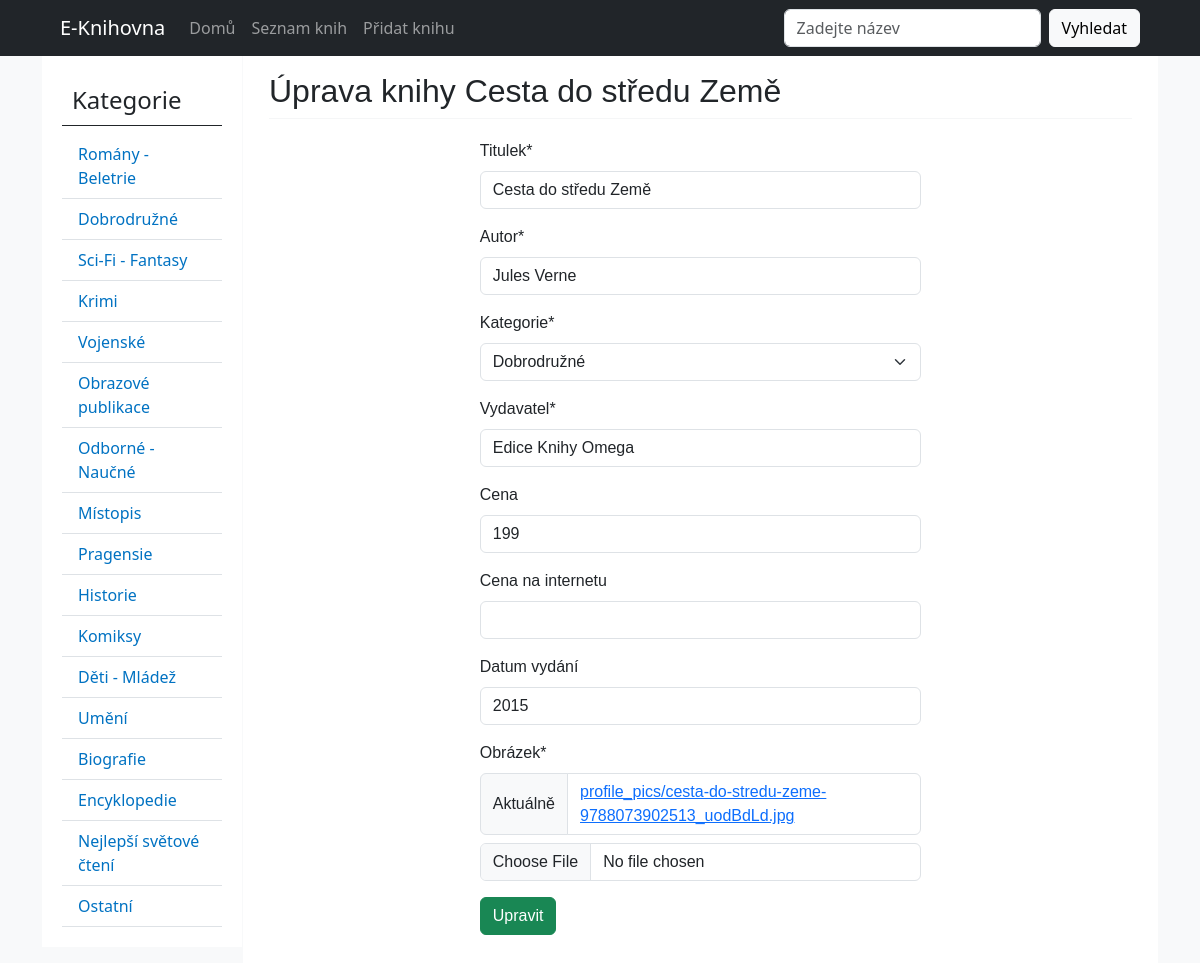
The app's page /2/uprava/ with its own data.
### polls/models.py (models this page shows, shortened)
class Book(models.Model):
    ROMANCE = "Romány - Beletrie"
    ADVENTURE = "Dobrodružné"
    SCIFI = "Sci-Fi - Fantasy"
    CRIMI = "Krimi"
    MILITARY = "Vojenské"
    PIC_PUBLICATION = "Obrazové publikace"
    SPECIALIZED = "Odborné - Naučné"
    LOCAL_NAMES = "Místopis"
    PRAGENSIA = "Pragensie"
    HISTORY = "Historie"
    COMICS = "Komiksy"
    CHILDREN = "Děti - Mládež"
    ART = "Umění"
    BIOGRAPHY = "Biografie"
    ENCYCLOPEDIA = "Encyklopedie"
    BEST_READ = "Nejlepší světové čtení"
    OTHER = "Ostatní"
    GENRE_CHOICES = [
        (ROMANCE, "Romány - Beletrie"),
        (ADVENTURE, "Dobrodružné"),
        (SCIFI, "Sci-Fi - Fantasy"),
        (CRIMI, "Krimi"),
        (MILITARY, "Vojenské"),
        (PIC_PUBLICATION, "Obrazové publikace"),
        (SPECIALIZED, "Odborné - Naučné"),
        (LOCAL_NAMES, "Místopis"),
        (PRAGENSIA, "Pragensie"),
        (HISTORY, "Historie"),
        (COMICS, "Komiksy"),
        (CHILDREN, "Děti - Mládež"),
        (ART, "Umění"),
        (BIOGRAPHY, "Biografie"),
        (ENCYCLOPEDIA, "Encyklopedie"),
        (BEST_READ, "Nejlepší světové čtení"),
        (OTHER, "Ostatní"),
    ]
    title = models.CharField(max_length=200)
    author = models.CharField(max_length=200)
    genre = models.CharField(max_length=200, choices=GENRE_CHOICES)
    publisher = models.CharField(max_length=200)
    price = models.IntegerField(null=True, blank=True)
    web_price = models.IntegerField(null=True, blank=True)
    pub_date = models.IntegerField(null=True, blank=True)
    up_date = models.DateTimeField("date uploaded", default=timezone.now)
    image = models.ImageField(default="profile_pics/default.jpg", upload_to="profile_pics")

### polls/views.py (the view, shortened to what this page needs)
# urls.py: path("<int:pk>/uprava/", BookUpdateView.as_view(), name="book-update"),
class BookUpdateView(UpdateView):
    model = Book
    form_class = BookUpdateForm
    template_name_suffix = "_update_form"
    def get_context_data(self, **kwargs):
        context = super().get_context_data(**kwargs)
        context["title"] = "Upravit knihu"
        context["genre_choices"] = Book.GENRE_CHOICES
        return context

### polls/forms.py
class BookUpdateForm(forms.ModelForm):
    class Meta:
        model = Book
        fields = [
            "title",
            "author",
            "genre",
            "publisher",
            "price",
            "web_price",
            "pub_date",
            "image",
        ]
        labels = {
            "title": "Titulek",
            "author": "Autor",
            "genre": "Kategorie",
            "publisher": "Vydavatel",
            "price": "Cena",
            "web_price": "Cena na internetu",
            "pub_date": "Datum vydání",
            "image": "Obrázek",
        }

### polls/templates/polls/book_update_form.html (shortened to what this page needs)
{% extends 'polls/base.html' %}
{% load crispy_forms_tags %}
{% block content %}
    <article class="containerr bg-body p-3">
        <header class="container-header">
            <h2>Úprava knihy {{ object.title }} </h2>
        </header>
        <section class="w-50 m-auto">
            <form method="POST" enctype="multipart/form-data">
                {{ form|crispy }}
                <div class="from-group my-3">
                    <button class="btn btn-success" type="submit">Upravit</button>
                </div>
            </form>
        </section>
    </article>
{% endblock %}

### polls/static/polls/style.css (style rules this page uses)
body { font-family: sans-serif; }
.container-header { border-bottom: 1px solid #f5f6f7; margin: 0 10px 20px 10px; }
.containerr { background: #ffffff; padding: 10px 20px; font-family: sans-serif; margin-left: 201px; }

### records on screen
Book: title "Cesta do středu Země", author "Jules Verne", genre "Dobrodružné", publisher "Edice Knihy Omega", price "199", pub_date "2015"

### other values on screen
{{ genre_label }} "Romány - Beletrie" "Dobrodružné" "Sci-Fi - Fantasy" "Krimi" "Vojenské" "Obrazové publikace" "Odborné - Naučné" "Místopis" "Pragensie" "Historie" "Komiksy" "Děti - Mládež" "Umění" "Biografie" "Encyklopedie" "Nejlepší světové čtení" "Ostatní"
